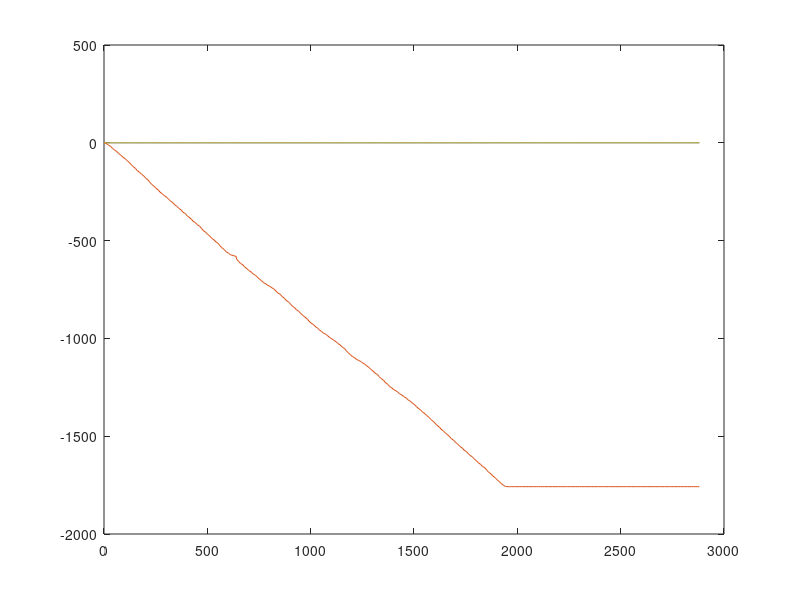
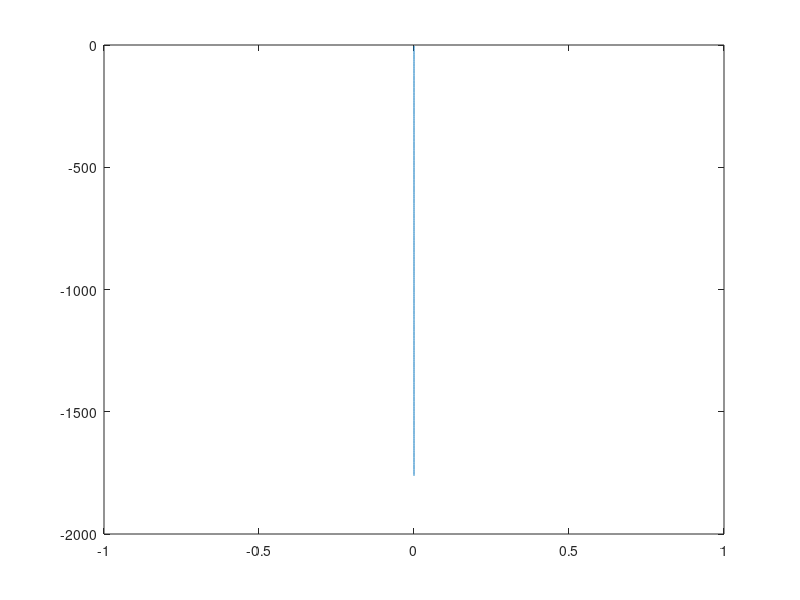

The MATLAB source for these figures, in order:
%clear all;
close all;
A = importdata('Sens.txt');
B = importdata('Time.txt');
C = importdata('X.txt');
D = importdata('Y.txt');
%A=A(A>300)-360
endpoint=min([length(A),length(B),length(C),length(D)])
for k=1:length(A)
    if A(k)>=180;
        A(k)=A(k)-360;
    end
end
figure;plot(B(1,1:endpoint)-B(1),(A(1,1:endpoint)));
hold on ;plot(B(1,1:endpoint)-B(1),C(1,1:endpoint)-C(1));
hold on ;plot(B(1,1:endpoint)-B(1),D(1,1:endpoint)-D(1));
figure;plot(D(1,1:endpoint)-D(1),C(1,1:endpoint)+C(1));

for i=1:endpoint
    A(i)=-35;
    Vsx(i)=(C(i)-C(1))*cos(-A(i)*pi/180)-sin(-A(i)*pi/180)*(D(i)-D(1));
    Vsy(i)=(C(i)-C(1))*sin(-A(i)*pi/180)+cos(-A(i)*pi/180)*(D(i)-D(1));
end
%figure;plot(-Vsx,-Vsy);